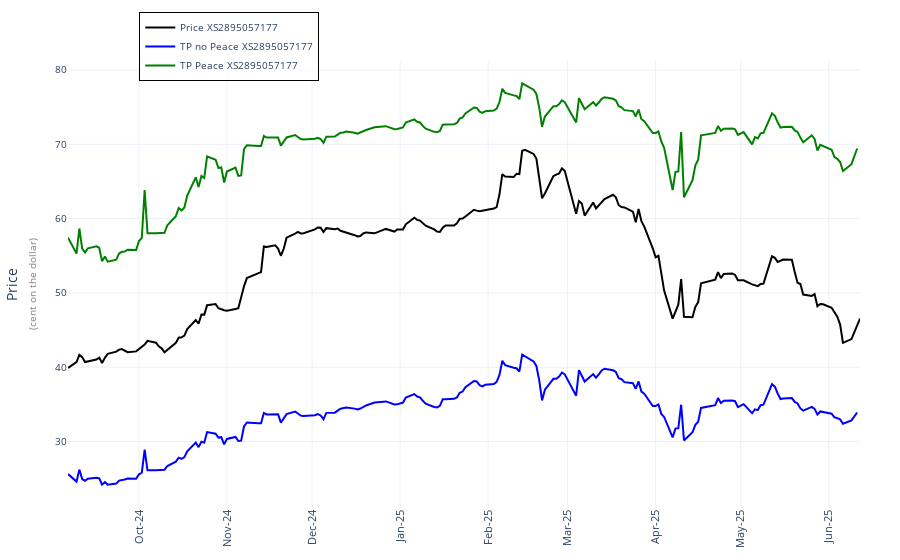

The cell this chart's notebook holds for it:
### Code cell
line_width = 2

x_values = bond_data.index
cols = ['Price XS2895057177', 'TP no Peace XS2895057177', 'TP Peace XS2895057177']
colors = ['black', 'blue', 'green']  # you can choose any colors
names = [
    'Price XS2895057177', 
    'TP no Peace XS2895057177', 
    'TP Peace XS2895057177'
]

fig = go.Figure()

for col, name, color in zip(cols, names, colors):
    fig.add_trace(go.Scatter(
        x=x_values,
        y=bond_data[col],
        mode='lines',
        name=name,                # <-- one string per trace
        line=dict(color=color, width=line_width),
        showlegend=True
    ))

fig.update_layout(
    template='plotly_white',
    xaxis=dict(
        tickangle=270,
        tickfont=dict(size=11),
        tickmode='auto',
        nticks=10,
        dtick="M1",            # one tick per month
        tickformat='%b-%y'     # e.g. “Jan-24”
    ),
    yaxis=dict(
        title=dict(
            text=(
                "Price" 
                "<br>"
                "<span style='font-size:10px; color:gray;'>(cent on the dollar)</span>"
            )
        ),
        tickfont=dict(size=10)
    ),
    legend=dict(
        x=0.09,
        y=1.11,
        xanchor='left',
        yanchor='top',
        bgcolor='rgba(255,255,255,0.8)',
        bordercolor='black',
        borderwidth=1,
        font=dict(size=10)
    ),
    margin=dict(l=40, r=40, t=30, b=40)
)

#fig.write_image("Yields_Comparison.pdf", format='pdf')
fig.show()

### Figure 1 — Plotly figure (JSON) as saved in the notebook; plotly's stock layout.template omitted (floating-point values rounded to 4 significant figures; data arrays with more than 128 entries replaced by an {"elided": "..."} marker saying what was removed)
{"data": [{"line": {"color": "black", "width": 2}, "mode": "lines", "name": "Price XS2895057177", "showlegend": true, "type": "scatter", "x": {"elided": "193 str values"}, "y": {"elided": "193 float values"}}, {"line": {"color": "blue", "width": 2}, "mode": "lines", "name": "TP no Peace XS2895057177", "showlegend": true, "type": "scatter", "x": {"elided": "193 str values"}, "y": {"elided": "193 float values"}}, {"line": {"color": "green", "width": 2}, "mode": "lines", "name": "TP Peace XS2895057177", "showlegend": true, "type": "scatter", "x": {"elided": "193 str values"}, "y": {"elided": "193 float values"}}], "layout": {"legend": {"bgcolor": "rgba(255,255,255,0.8)", "bordercolor": "black", "borderwidth": 1, "font": {"size": 10}, "x": 0.09, "xanchor": "left", "y": 1.11, "yanchor": "top"}, "margin": {"b": 40, "l": 40, "r": 40, "t": 30}, "xaxis": {"dtick": "M1", "nticks": 10, "tickangle": -90, "tickfont": {"size": 11}, "tickformat": "%b-%y", "tickmode": "auto"}, "yaxis": {"tickfont": {"size": 10}, "title": {"text": "Price<br><span style='font-size:10px; color:gray;'>(cent on the dollar)</span>"}}}}
